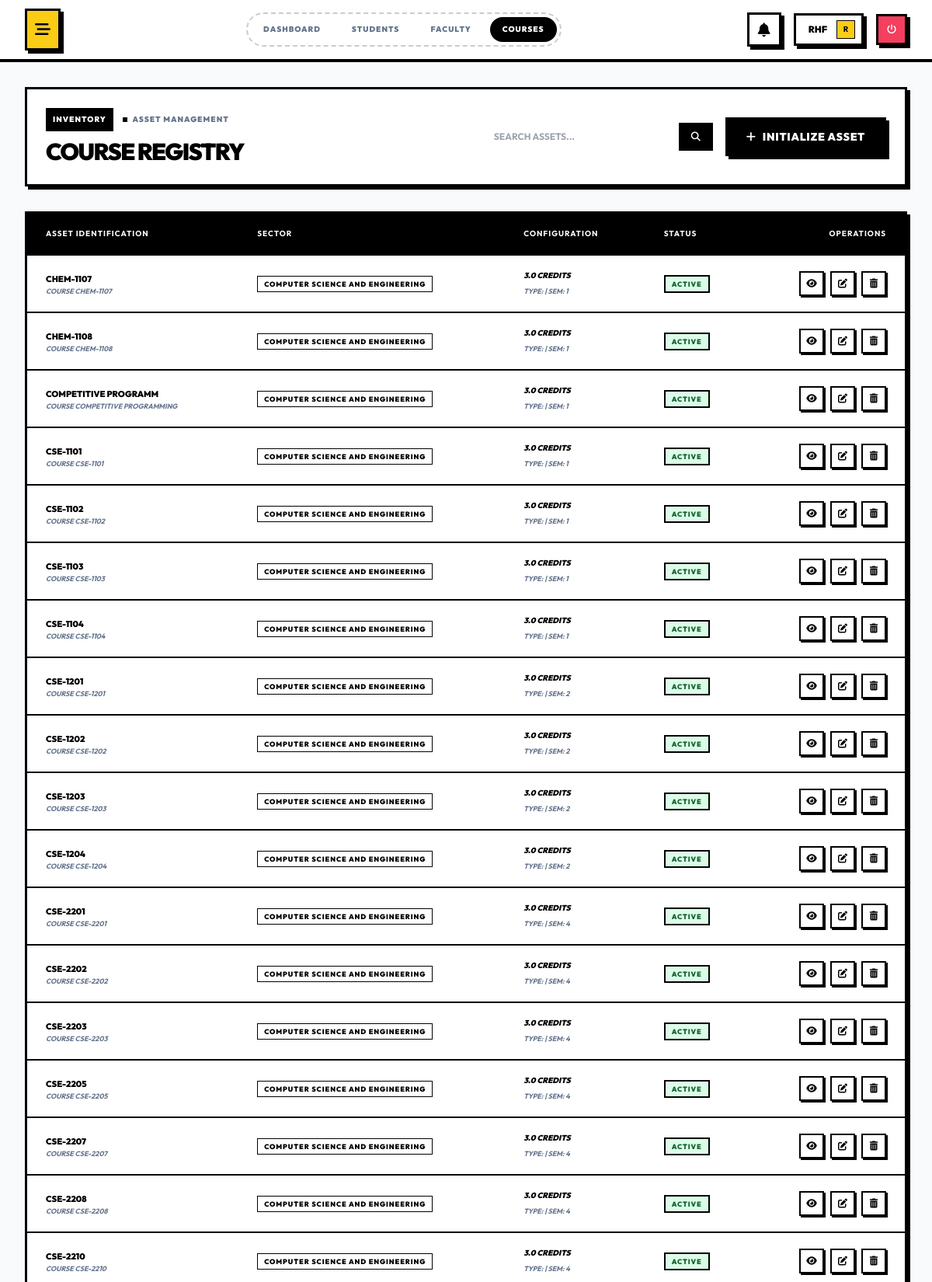
Page /modules/admin/courses.php (signed in, upper part) on the committed database.
### tables this page shows
CREATE TABLE `courses` (
  `id` int(10) UNSIGNED NOT NULL,
  `department_id` int(10) UNSIGNED NOT NULL,
  `course_code` varchar(20) NOT NULL,
  `course_name` varchar(200) NOT NULL,
  `credit_hours` decimal(3,1) NOT NULL,
  `course_type` enum('theory','lab','project','thesis') DEFAULT 'theory',
  `semester_number` int(11) NOT NULL,
  `description` text DEFAULT NULL,
  `syllabus` text DEFAULT NULL,
  `status` enum('active','inactive') DEFAULT 'active',
  `created_at` timestamp NOT NULL DEFAULT current_timestamp(),
  `updated_at` timestamp NOT NULL DEFAULT current_timestamp() ON UPDATE current_timestamp(),
  `deleted_at` timestamp NULL DEFAULT NULL,
  `default_room_id` int(10) UNSIGNED DEFAULT NULL
);

CREATE TABLE `departments` (
  `id` int(10) UNSIGNED NOT NULL,
  `name` varchar(100) NOT NULL,
  `code` varchar(20) NOT NULL,
  `description` text DEFAULT NULL,
  `head_of_department` int(10) UNSIGNED DEFAULT NULL,
  `status` enum('active','inactive') DEFAULT 'active',
  `created_at` timestamp NOT NULL DEFAULT current_timestamp(),
  `updated_at` timestamp NOT NULL DEFAULT current_timestamp() ON UPDATE current_timestamp(),
  `deleted_at` timestamp NULL DEFAULT NULL
);

### includes/session.php (called while the page is built, shortened)
<?php
function get_current_user_id() {
    return $_SESSION['user_id'] ?? null;
}

### includes/functions.php (called while the page is built, shortened)
<?php
function e($string) {
    return htmlspecialchars($string ?? '', ENT_QUOTES, 'UTF-8');
}

### modules/admin/courses.php (the view, shortened to what this page needs)
<?php
require_once __DIR__ . '/../../includes/session.php';
require_once __DIR__ . '/../../includes/functions.php';
require_once __DIR__ . '/../../includes/auth.php';
$user_id = get_current_user_id();
$stmt = $db->prepare("SELECT d.id, d.name FROM departments d JOIN department_admins da ON d.id = da.department_id WHERE da.user_id = ? AND d.deleted_at IS NULL");
$stmt->bind_param("i", $user_id);
$stmt->execute();
$result = $stmt->get_result();
$departments = [];
while ($row = $result->fetch_assoc()) {
    $departments[] = $row;
}
$dept_id_list = !empty($departments) ? implode(',', array_column($departments, 'id')) : '0';
$action = $_GET['action'] ?? 'list';
$courses = [];
if ($action === 'list') {
    $search = isset($_GET['search']) ? $db->real_escape_string($_GET['search']) : '';
    $query = "SELECT c.*, d.name as dept_name FROM courses c JOIN departments d ON c.department_id = d.id WHERE c.department_id IN ($dept_id_list) AND c.deleted_at IS NULL";
    $query .= " ORDER BY c.course_code";
    $res = $db->query($query);
    while ($row = $res->fetch_assoc()) { $courses[] = $row; }
}
$view_data = null;
?>
<div class="os-card p-6 flex flex-col md:flex-row md:items-center justify-between gap-6 relative overflow-hidden bg-white mb-8">
    <div class="relative z-10">
        <div class="flex items-center gap-3 mb-2">
            <span class="px-2 py-1 bg-black text-white text-[10px] font-black uppercase tracking-widest border border-black">Inventory</span>
            <span class="text-[10px] font-black text-slate-500 uppercase tracking-widest">
                <span class="w-1.5 h-1.5 rounded-none bg-black inline-block mr-1"></span>
                Asset Management
            </span>
        </div>
        <h1 class="text-3xl font-black uppercase tracking-tighter">Course <span class="text-black">Registry</span></h1>
    </div>
    <div class="relative z-10 flex flex-col md:flex-row gap-4 items-center">
        <?php if ($action === 'list'): ?>
            <form action="" method="GET" class="flex">
                <input type="text" name="search" value="<?php echo htmlspecialchars($search ?? ''); ?>" placeholder="SEARCH ASSETS..." class="bg-white text-black px-4 py-2 font-bold uppercase text-xs border-2 border-transparent focus:border-black outline-none w-48 md:w-64">
                <button type="submit" class="bg-black px-4 py-2 text-white font-black uppercase text-xs hover:bg-yellow-400 hover:text-black transition-colors">
                    <i class="fas fa-search"></i>
                </button>
            </form>
            <a href="?action=create" class="btn-os bg-black text-white border-black hover:bg-yellow-400 hover:text-black hover:border-black flex items-center gap-2">
                <i class="fas fa-plus"></i> Initialize Asset
            </a>
        <?php else: ?>
            <a href="?" class="btn-os bg-white text-black border-black hover:bg-black hover:text-white hover:border-black flex items-center gap-2">
                <i class="fas fa-arrow-left"></i> Back to Fleet
            </a>
        <?php endif; ?>
    </div>
</div>
<?php if ($action === 'view' && $view_data): ?>
    <div class="os-card p-0 bg-white overflow-hidden">
        <div class="bg-black p-8 text-white relative border-b-2 border-black">
            <div class="flex flex-col md:flex-row items-center gap-8">
                <div class="w-32 h-32 bg-white text-black rounded-none border-2 border-white flex items-center justify-center relative shadow-[4px_4px_0px_#fff]">
                    <i class="fas fa-book text-5xl"></i>
                    <div class="absolute -top-3 -right-3 px-2 py-1 <?php echo $view_data['status'] === 'active' ? 'bg-green-600' : 'bg-red-600'; ?> text-white text-[8px] font-black uppercase tracking-widest border border-black shadow-[2px_2px_0px_#000]">
                        <?php echo strtoupper($view_data['status']); ?>
                    </div>
                </div>
                <div class="text-center md:text-left">
                    <p class="text-[10px] font-black text-slate-400 uppercase tracking-widest mb-1">Asset Specification</p>
                    <h2 class="text-4xl md:text-5xl font-black uppercase tracking-tighter leading-none mb-3"><?php echo e($view_data['course_name']); ?></h2>
                    <div class="flex flex-wrap justify-center md:justify-start gap-2">
                        <span class="px-2 py-1 bg-white text-black text-[9px] font-black uppercase tracking-widest border border-black">CODE: <?php echo e($view_data['course_code']); ?></span>
                        <span class="px-2 py-1 bg-black border border-white text-white text-[9px] font-black uppercase tracking-widest"><?php echo e($view_data['dept_name']); ?></span>
                        <span class="px-2 py-1 bg-black border border-white text-white text-[9px] font-black uppercase tracking-widest">SEM: <?php echo e($view_data['semester_number']); ?></span>
                    </div>
                </div>
            </div>
        </div>
        <div class="p-8 grid grid-cols-1 md:grid-cols-3 gap-8">
            <div class="space-y-6">
                <div>
                    <h4 class="text-xl font-black uppercase mb-4 border-b-2 border-black inline-block">Technical Weight</h4>
                    <div class="bg-slate-50 border-2 border-black p-4 space-y-3">
                        <div class="flex justify-between items-center">
                            <span class="text-[10px] font-bold text-slate-500 uppercase">Credit Value</span>
                            <span class="text-sm font-black text-black"><?php echo number_format($view_data['credit_hours'], 1); ?> Unit</span>
                        </div>
                        <div class="flex justify-between items-center">
                            <span class="text-[10px] font-bold text-slate-500 uppercase">Classification</span>
                            <span class="text-sm font-black text-black uppercase"><?php echo e($view_data['course_type']); ?></span>
                        </div>
                    </div>
                </div>
            </div>
            <div class="md:col-span-2 space-y-6">
                <div>
                    <h4 class="text-xl font-black uppercase mb-4 border-b-2 border-black inline-block">Operational Briefing</h4>
                    <div class="bg-white border-2 border-black p-6 font-mono text-sm leading-relaxed">
                        <?php echo nl2br(e($view_data['description'] ?: 'No technical blueprint available for this asset.')); ?>
                    </div>
                </div>
                <div class="flex flex-wrap gap-4 pt-4 border-t-2 border-black border-dashed">
                    <a href="?action=edit&id=<?php echo $view_data['id']; ?>" class="btn-os bg-black text-white border-black hover:bg-yellow-400 hover:text-black flex items-center gap-2">
                        <i class="fas fa-edit"></i> Modify Blueprint
                    </a>
                    <button onclick="window.print()" class="btn-os bg-white text-black border-black hover:bg-black hover:text-white flex items-center gap-2">
                        <i class="fas fa-file-export"></i> Export Schema
                    </button>
                </div>
            </div>
        </div>
    </div>
<?php else: ?>
    <div class="os-card p-0 bg-white">
        <div class="overflow-x-auto">
            <table class="w-full">
                <thead>
                    <tr class="bg-black text-white text-[10px] font-black uppercase tracking-widest border-b-2 border-black">
                        <th class="px-6 py-4 text-left">Asset Identification</th>
                        <th class="px-6 py-4 text-left">Sector</th>
                        <th class="px-6 py-4 text-left">Configuration</th>
                        <th class="px-6 py-4 text-left">Status</th>
                        <th class="px-6 py-4 text-right">Operations</th>
                    </tr>
                </thead>
                <tbody class="divide-y-2 divide-black">
                    <?php if (!empty($courses)): foreach ($courses as $c): ?>
                        <tr class="hover:bg-yellow-50 transition-colors group">
                            <td class="px-6 py-4">
                                <div class="text-[11px] font-black text-black uppercase transition-colors group-hover:text-blue-600"><?php echo e($c['course_code']); ?></div>
                                <div class="text-[9px] font-bold text-slate-500 uppercase italic leading-tight"><?php echo e($c['course_name']); ?></div>
                            </td>
                            <td class="px-6 py-4">
                                <span class="px-2 py-1 bg-white border border-black text-black rounded-none text-[9px] font-black uppercase tracking-widest"><?php echo e($c['dept_name']); ?></span>
                            </td>
                            <td class="px-6 py-4">
                                <div class="text-[10px] font-black text-black uppercase italic"><?php echo number_format($c['credit_hours'], 1); ?> Credits</div>
                                <div class="text-[9px] font-bold text-slate-500 uppercase italic">Type: <?php echo e(strtoupper($c['course_type'])); ?> | SEM: <?php echo e($c['semester_number']); ?></div>
                            </td>
                            <td class="px-6 py-4">
                                <span class="px-2 py-1 border-2 border-black text-[9px] font-black uppercase tracking-widest <?php echo $c['status'] === 'active' ? 'bg-green-100 text-green-800' : 'bg-red-100 text-red-800'; ?>">
                                    <?php echo strtoupper($c['status']); ?>
                                </span>
                            </td>
                            <td class="px-6 py-4 text-right">
                                <div class="flex justify-end gap-2">
                                    <a href="?action=view&id=<?php echo $c['id']; ?>" class="w-8 h-8 flex items-center justify-center border-2 border-black bg-white hover:bg-black hover:text-white transition-all shadow-[2px_2px_0px_#000000]" title="View Specification">
                                        <i class="fas fa-eye text-xs"></i>
                                    </a>
                                    <a href="?action=edit&id=<?php echo $c['id']; ?>" class="w-8 h-8 flex items-center justify-center border-2 border-black bg-white hover:bg-black hover:text-white transition-all shadow-[2px_2px_0px_#000000]" title="Modify Blueprint">
                                        <i class="fas fa-edit text-xs"></i>
                                    </a>
                                    <form method="POST" onsubmit="return confirm('Initiate asset decommissioning?');">
                                        <button type="submit" class="w-8 h-8 flex items-center justify-center border-2 border-black bg-white hover:bg-red-600 hover:text-white transition-all shadow-[2px_2px_0px_#000000]" title="Decommission">
                                            <i class="fas fa-trash-alt text-xs"></i>
                                        </button>
                                    </form>
                                </div>
                            </td>
                        </tr>
                    <?php endforeach; endif; ?>
                </tbody>
            </table>
        </div>
    </div>
<?php endif; ?>
<?php
include __DIR__ . '/../../includes/layouts/dashboard.php';
?>

### assets/css/custom.css (style rules this page uses)
:root { --primary: #facc15; --primary-hover: #eab308; --black: #000000; --white: #ffffff; --slate: #94a3b8; --bg-body: #f8fafc; --bg-card: #ffffff; --border-width: 3px; --border-color: #000000; --shadow-hard: 4px 4px 0px #000000; --shadow-hard-lg: 8px 8px 0px #000000; --shadow-hard-sm: 2px 2px 0px #000000; --font-heading: 'Outfit', sans-serif; --font-body: 'Outfit', sans-serif; --font-mono: 'Outfit', sans-serif; }
body { font-family: var(--font-body); background-color: var(--bg-body); color: var(--black); -webkit-font-smoothing: antialiased; }
h1, h2, h3, h4, h5, h6 { font-family: var(--font-heading); font-weight: 900; text-transform: uppercase; letter-spacing: -0.025em; }
.os-card { background: var(--bg-card); border: var(--border-width) solid var(--black); box-shadow: var(--shadow-hard); transition: all 0.2s cubic-bezier(0.4, 0, 0.2, 1); position: relative; overflow: hidden; }
.btn-os { display: inline-flex; align-items: center; justify-content: center; gap: 0.5rem; background: var(--primary); color: var(--black); border: var(--border-width) solid var(--black); padding: 0.75rem 1.5rem; font-family: var(--font-heading); font-weight: 900; text-transform: uppercase; letter-spacing: 0.05em; box-shadow: var(--shadow-hard); transition: all 0.15s ease; cursor: pointer; }

### rows in the picture
courses: course_code "CHEM-1107", course_name "COURSE CHEM-1107", department.name "COMPUTER SCIENCE AND ENGINEERING", credit_hours "3.0", semester_number "1", status "ACTIVE"
courses: course_code "CHEM-1108", course_name "COURSE CHEM-1108", department.name "COMPUTER SCIENCE AND ENGINEERING", credit_hours "3.0", semester_number "1", status "ACTIVE"
courses: course_code "COMPETITIVE PROGRAMM", course_name "COURSE COMPETITIVE PROGRAMMING", department.name "COMPUTER SCIENCE AND ENGINEERING", credit_hours "3.0", semester_number "1", status "ACTIVE"
courses: course_code "CSE-1101", course_name "COURSE CSE-1101", department.name "COMPUTER SCIENCE AND ENGINEERING", credit_hours "3.0", semester_number "1", status "ACTIVE"
courses: course_code "CSE-1102", course_name "COURSE CSE-1102", department.name "COMPUTER SCIENCE AND ENGINEERING", credit_hours "3.0", semester_number "1", status "ACTIVE"
courses: course_code "CSE-1103", course_name "COURSE CSE-1103", department.name "COMPUTER SCIENCE AND ENGINEERING", credit_hours "3.0", semester_number "1", status "ACTIVE"
courses: course_code "CSE-1104", course_name "COURSE CSE-1104", department.name "COMPUTER SCIENCE AND ENGINEERING", credit_hours "3.0", semester_number "1", status "ACTIVE"
courses: course_code "CSE-1201", course_name "COURSE CSE-1201", department.name "COMPUTER SCIENCE AND ENGINEERING", credit_hours "3.0", semester_number "2", status "ACTIVE"
courses: course_code "CSE-1202", course_name "COURSE CSE-1202", department.name "COMPUTER SCIENCE AND ENGINEERING", credit_hours "3.0", semester_number "2", status "ACTIVE"
courses: course_code "CSE-1203", course_name "COURSE CSE-1203", department.name "COMPUTER SCIENCE AND ENGINEERING", credit_hours "3.0", semester_number "2", status "ACTIVE"
courses: course_code "CSE-1204", course_name "COURSE CSE-1204", department.name "COMPUTER SCIENCE AND ENGINEERING", credit_hours "3.0", semester_number "2", status "ACTIVE"
courses: course_code "CSE-2201", course_name "COURSE CSE-2201", department.name "COMPUTER SCIENCE AND ENGINEERING", credit_hours "3.0", semester_number "4", status "ACTIVE"
courses: course_code "CSE-2202", course_name "COURSE CSE-2202", department.name "COMPUTER SCIENCE AND ENGINEERING", credit_hours "3.0", semester_number "4", status "ACTIVE"
courses: course_code "CSE-2203", course_name "COURSE CSE-2203", department.name "COMPUTER SCIENCE AND ENGINEERING", credit_hours "3.0", semester_number "4", status "ACTIVE"
courses: course_code "CSE-2205", course_name "COURSE CSE-2205", department.name "COMPUTER SCIENCE AND ENGINEERING", credit_hours "3.0", semester_number "4", status "ACTIVE"
courses: course_code "CSE-2207", course_name "COURSE CSE-2207", department.name "COMPUTER SCIENCE AND ENGINEERING", credit_hours "3.0", semester_number "4", status "ACTIVE"
courses: course_code "CSE-2208", course_name "COURSE CSE-2208", department.name "COMPUTER SCIENCE AND ENGINEERING", credit_hours "3.0", semester_number "4", status "ACTIVE"
courses: course_code "CSE-2210", course_name "COURSE CSE-2210", department.name "COMPUTER SCIENCE AND ENGINEERING", credit_hours "3.0", semester_number "4", status "ACTIVE"

### other values in the picture
$link['label'] "DASHBOARD"
$link['label'] "STUDENTS"
$link['label'] "FACULTY"
$link['label'] "COURSES"
explode(' ', $_SESSION['username'])[0] "RHF"
substr($_SESSION['username'] ?? 'U', 0, 1) "R"
